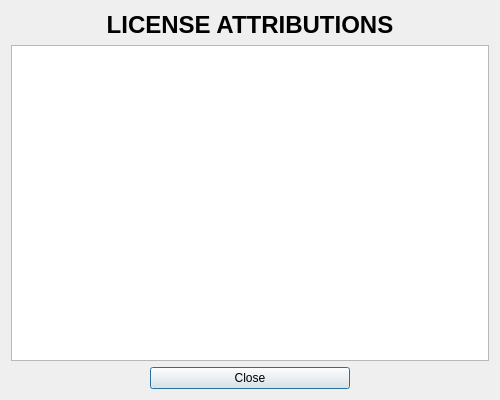
<?xml version="1.0" encoding="UTF-8"?>
<ui version="4.0">
 <class>Dialog</class>
 <widget class="QDialog" name="Dialog">
  <property name="geometry">
   <rect>
    <x>0</x>
    <y>0</y>
    <width>500</width>
    <height>400</height>
   </rect>
  </property>
  <property name="minimumSize">
   <size>
    <width>500</width>
    <height>400</height>
   </size>
  </property>
  <property name="maximumSize">
   <size>
    <width>500</width>
    <height>400</height>
   </size>
  </property>
  <property name="windowTitle">
   <string>License attributions</string>
  </property>
  <layout class="QVBoxLayout" name="verticalLayout">
   <item>
    <widget class="QLabel" name="label">
     <property name="text">
      <string>&lt;h1&gt;LICENSE ATTRIBUTIONS&lt;/h1&gt;</string>
     </property>
     <property name="textFormat">
      <enum>Qt::RichText</enum>
     </property>
     <property name="alignment">
      <set>Qt::AlignCenter</set>
     </property>
    </widget>
   </item>
   <item>
    <widget class="QTextEdit" name="licenseAttributionsText">
     <property name="readOnly">
      <bool>true</bool>
     </property>
    </widget>
   </item>
   <item>
    <layout class="QHBoxLayout" name="horizontalLayout">
     <item>
      <widget class="QPushButton" name="closeButton">
       <property name="minimumSize">
        <size>
         <width>161</width>
         <height>0</height>
        </size>
       </property>
       <property name="maximumSize">
        <size>
         <width>200</width>
         <height>16777215</height>
        </size>
       </property>
       <property name="text">
        <string>Close</string>
       </property>
      </widget>
     </item>
    </layout>
   </item>
  </layout>
 </widget>
 <resources/>
 <connections/>
</ui>
